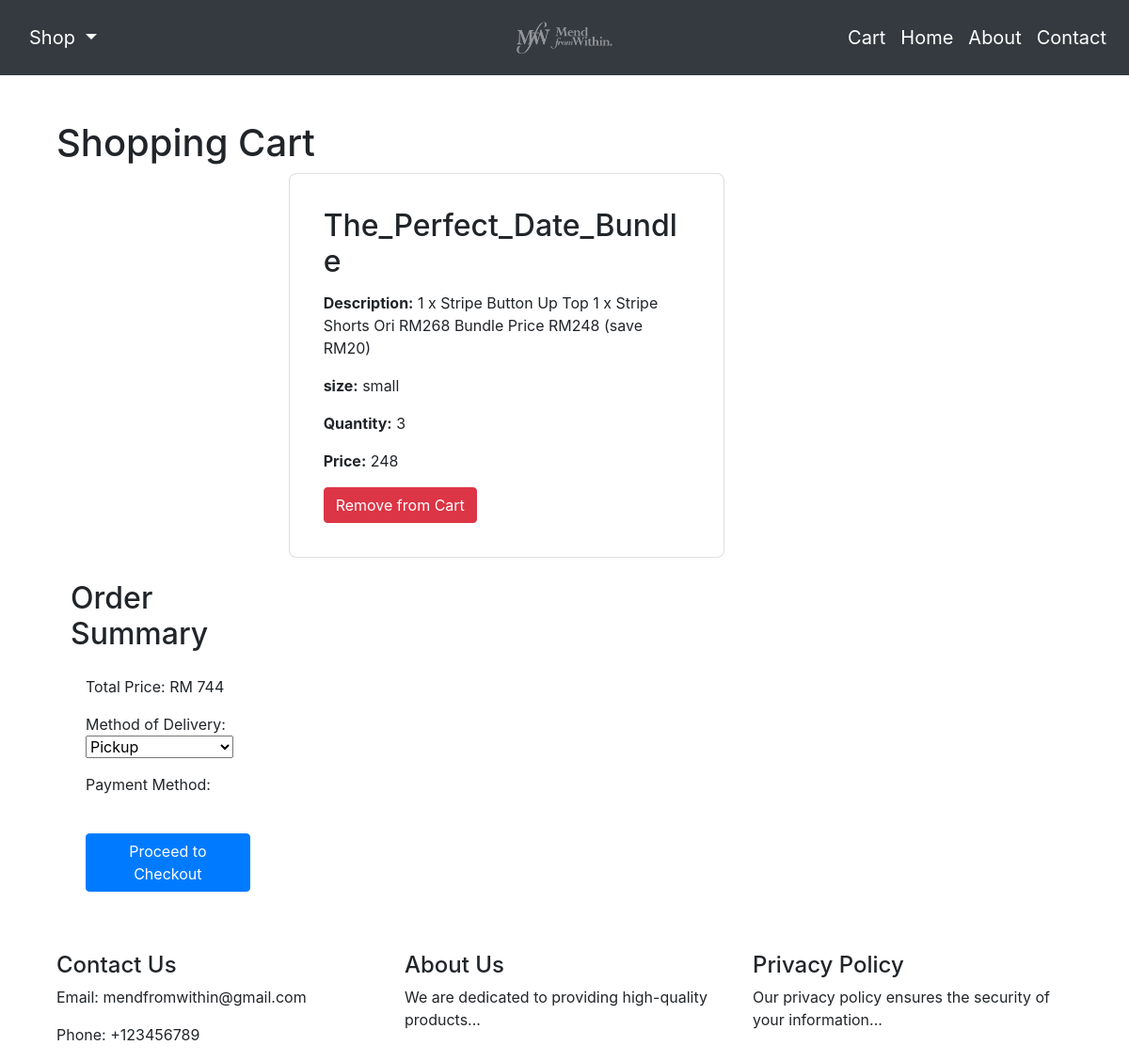
The page /cart/ (signed in) on the database as committed earlier.
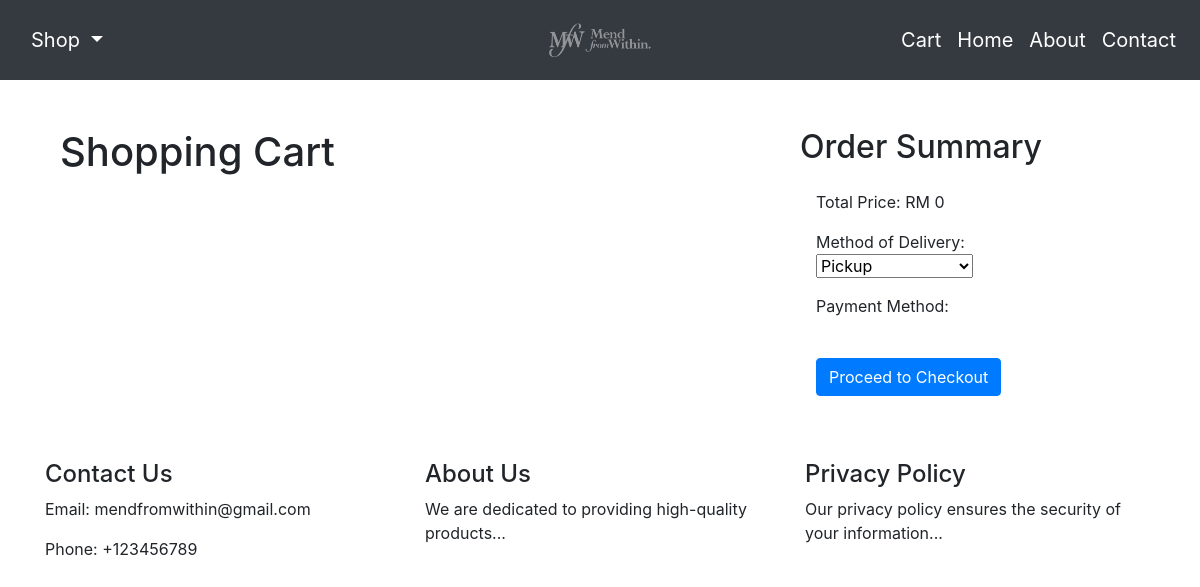
The same page on the database as committed later.
### main/models.py (models this page shows, shortened)
class CartItem(models.Model):
    item = models.ForeignKey(Item, on_delete=models.CASCADE)
    quantity = models.IntegerField()
    user = models.CharField(max_length=100, blank=True)
    size = models.CharField(max_length=100, blank=True)
    order = models.ForeignKey('Order', on_delete=models.CASCADE, blank=True, null=True)

class Item(models.Model):
    category = models.CharField(max_length=100)
    name = models.CharField(max_length=100)
    description = models.TextField(blank=True)
    stock = models.IntegerField(blank=True, null=True)  # Using null=True for integer fields with blank option
    price = models.IntegerField()

### main/views.py (the view)
# urls.py: path("cart/", views.cart_view, name="cart"),
def cart_view(request):
    session_key = request.session.session_key
    cart_items = CartItem.objects.filter(Q(user=request.user) )
    total_price = sum(item.item.price * item.quantity for item in cart_items)
    context = {
        "cart_items": cart_items,
        "total_price": total_price,
    }
    return render(request, "main/cart.html", context)

### main/templates/main/cart.html (shortened to what this page needs)
{% extends "main/base.html" %}
{% load static %}
{% block body %}
    <div class="container mt-5">
        <div class="row">
            <div class="col-md-8">
                <h1>Shopping Cart</h1>
                {% for cart_item in cart_items %}
                    <div class="row mb-4">
                        <div class="col-md-4">
                        </div>
                        <div class="col-md-8">
                            <div class="card cart-item-details">
                                <div class="card-body">
                                    <h2 class="card-title">{{ cart_item.item.name}}</h2>
                                    <p class="card-text"><strong>Description:</strong> {{ cart_item.item.description }}</p>
                                    <p class="card-text"><strong>size:</strong> {{ cart_item.size }}</p>
                                    <p class="card-text"><strong>Quantity:</strong> {{ cart_item.quantity }}</p>
                                    <p class="card-text"><strong>Price:</strong> {{ cart_item.item.price }}</p>
                                    <button class="btn btn-danger" onclick="removeFromCart('{{ cart_item.item.name }}', '{{ cart_item.item.size }}')">Remove from Cart</button>
                            </div>
                        </div>
                    </div>
                {% endfor %}
            </div>
            <div class="col-md-4">
                <h2>Order Summary</h2>
                <div class="order-summary">
                    <p>Total Price: RM <span id="total-price">{{ total_price }}</span></p>
                    <p>Method of Delivery:
                        <select id="delivery-method" onchange="updateTotalPrice()">
                            <option value="pickup">Pickup</option>
                        </select>
                    </p>
                    <p>Payment Method: </p>
                    <a href="{% url 'checkout' %}" class="btn btn-primary mt-4">Proceed to Checkout</a>
                </div>
            </div>
        </div>
    </div>
{% endblock %}

### main/templates/main/base.html (shortened to what this page needs)
<!DOCTYPE html>
<html lang="en">
<head>
    <link rel="stylesheet" href="https://stackpath.bootstrapcdn.com/bootstrap/4.5.2/css/bootstrap.min.css">
    {% load static %}
</head>
<body>
    <nav class="navbar navbar-expand-lg navbar-dark bg-dark custom-navbar">
        <div class="container">
            <div class="dropdown">
                <a class="navbar-brand dropdown-toggle" href="#" role="button" id="shopDropdown" data-toggle="dropdown" aria-haspopup="true" aria-expanded="false">
                    Shop
                </a>
            </div>
            <a class="navbar-brand mx-auto" style="position: absolute; left: 50%; transform: translateX(-50%);" href="{% url 'landing' %}">
                <img src="{% static 'main/images/logo.png' %}" alt="MendfromWithin Logo" style="height: 40px; width: auto;">
            </a>
        </div>
        <div class="collapse navbar-collapse" id="navbarNav">
            <ul class="navbar-nav ml-auto">
                <li class="nav-item active">
                    <a class="nav-link" href="{% url 'cart' %}">Cart</a>
                </li>
                <li class="nav-item active">
                    <a class="nav-link" href="#">Home</a>
                </li>
                <li class="nav-item active">
                    <a class="nav-link" href="#">About</a>
                </li>
                <li class="nav-item active">
                    <a class="nav-link" href="#">Contact</a>
                </li>
            </ul>
        </div>
    </nav>
    <div class="container">
        {% block body %}{% endblock %}
    </div>
    <div class="container mt-5">
        <div class="row">
            <div class="col-md-4">
                <h4>Contact Us</h4>
                <p>Email: mendfromwithin@gmail.com</p>
                <p>Phone: +123456789</p>
            </div>
            <div class="col-md-4">
                <h4>About Us</h4>
                <p>We are dedicated to providing high-quality products...</p>
            </div>
            <div class="col-md-4">
                <h4>Privacy Policy</h4>
                <p>Our privacy policy ensures the security of your information...</p>
            </div>
        </div>
    </div>
</body>
</html>

### main/templates/main/base.html (style rules this page uses)
.custom-navbar { padding-top: 20px; padding-bottom: 20px; height: 80px; }
.custom-navbar .navbar-brand, .custom-navbar .navbar-nav .nav-link { font-size: 20px; }

### main/templates/main/cart.html (style rules this page uses)
.order-summary { padding: 1rem; border-radius: 8px; }

Rows that differ between the two databases and show on the page:
removed CartItem: item.name "The_Perfect_Date_Bundle", item.description "1 x Stripe Button Up Top 1 x Stripe Shorts Ori RM268 Bundle Price RM248 (save RM20)", size "small", quantity "3", item.price "248"
Other text that changed with them:
{{ total_price }}: "744" → "0"
